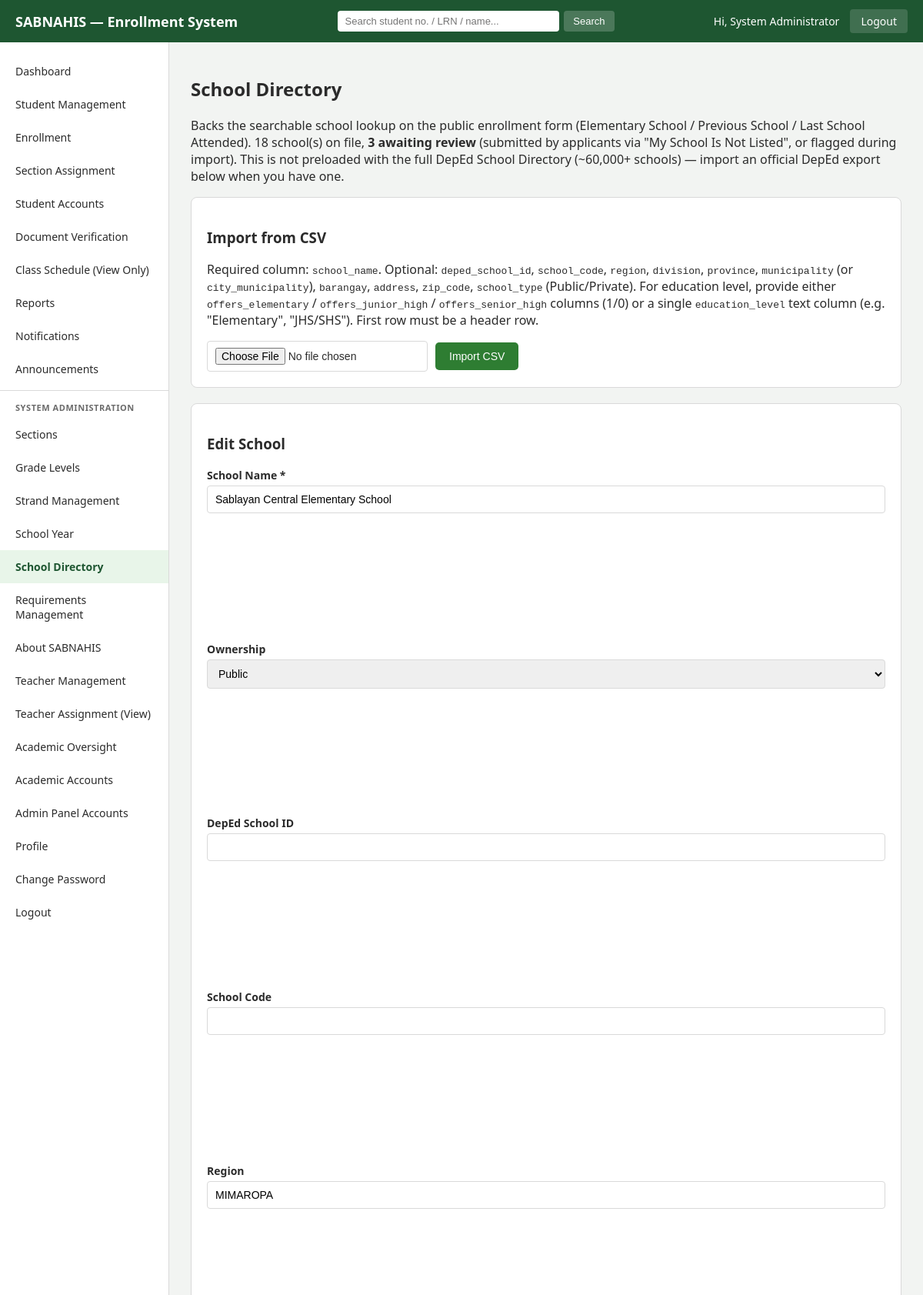
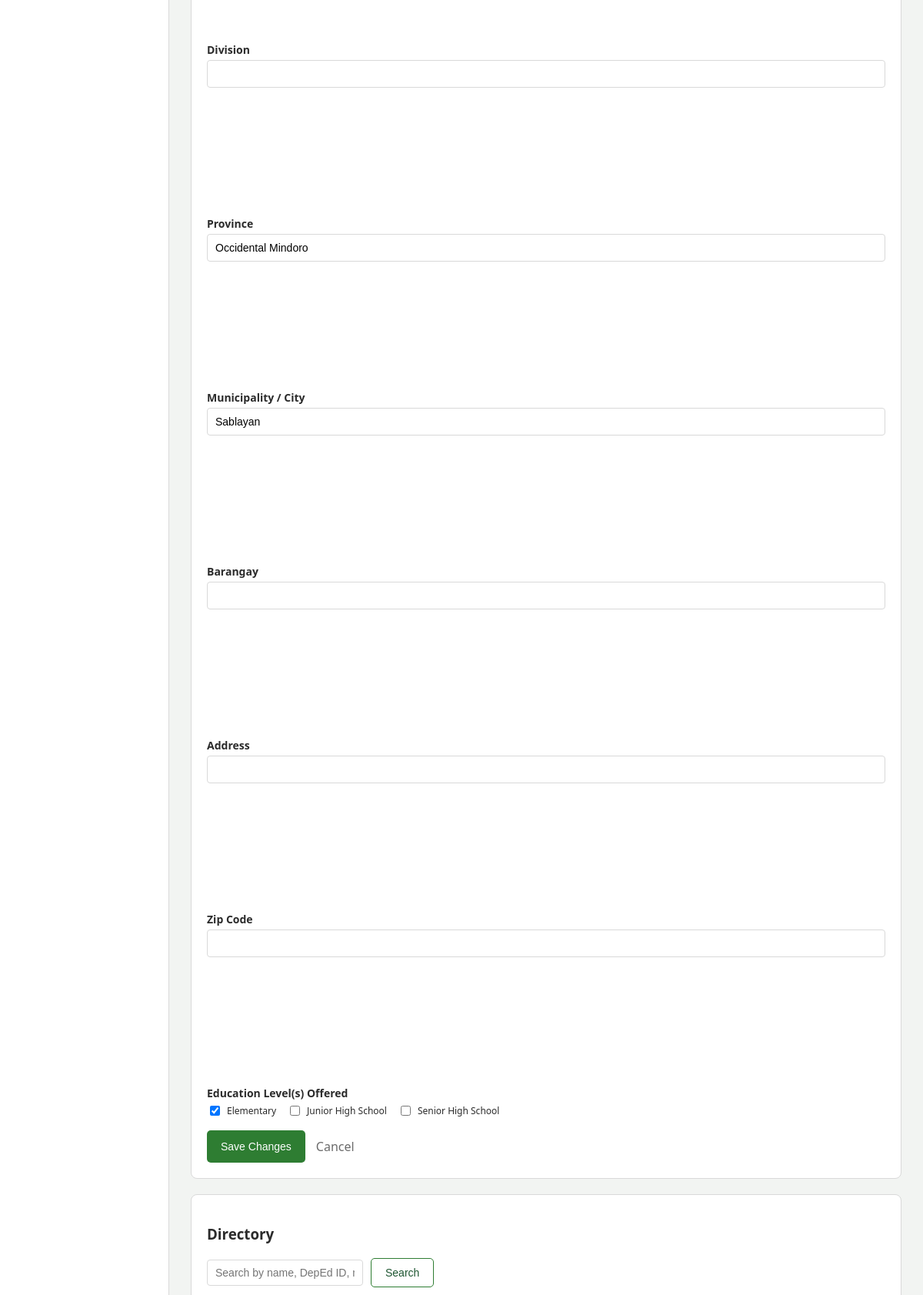
The app's page /admin/schools_import.php?edit=2 (signed in, upper part) with its own data (2 pictures, top to bottom).
### tables this page shows
CREATE TABLE schools (
    school_id           INT AUTO_INCREMENT PRIMARY KEY,
    deped_school_id     VARCHAR(20)  DEFAULT NULL,
    school_code         VARCHAR(20)  DEFAULT NULL,
    school_name         VARCHAR(200) NOT NULL,
    region              VARCHAR(100) DEFAULT NULL,
    division            VARCHAR(100) DEFAULT NULL,
    province             VARCHAR(100) DEFAULT NULL,
    municipality        VARCHAR(100) DEFAULT NULL,
    barangay            VARCHAR(100) DEFAULT NULL,
    address             VARCHAR(255) DEFAULT NULL,
    zip_code            VARCHAR(10)  DEFAULT NULL,
    school_type         ENUM('Public','Private') NOT NULL DEFAULT 'Public',
    offers_elementary   TINYINT(1) NOT NULL DEFAULT 0,
    offers_junior_high  TINYINT(1) NOT NULL DEFAULT 0,
    offers_senior_high  TINYINT(1) NOT NULL DEFAULT 0,
    is_verified         TINYINT(1) NOT NULL DEFAULT 1,
    is_active           TINYINT(1) NOT NULL DEFAULT 1,
    created_at          TIMESTAMP DEFAULT CURRENT_TIMESTAMP,
    updated_at          TIMESTAMP NULL DEFAULT NULL ON UPDATE CURRENT_TIMESTAMP,
    KEY idx_school_name (school_name),
    KEY idx_schools_deped_id (deped_school_id),
    KEY idx_schools_province (province),
    KEY idx_schools_municipality (municipality),
    KEY idx_schools_region (region),
    KEY idx_schools_offers_elementary (offers_elementary)
);

### includes/functions.php (called while the page is built, shortened)
<?php
function clean($str) {
    return htmlspecialchars(trim($str ?? ''), ENT_QUOTES, 'UTF-8');
}

### admin/schools_import.php (the view, shortened to what this page needs)
<?php
require_once __DIR__ . '/../config/db.php';
require_once __DIR__ . '/../includes/functions.php';
$editSchool = null;
if (isset($_GET['edit'])) {
    $stmt = $pdo->prepare('SELECT * FROM schools WHERE school_id = ?');
    $stmt->execute([(int) $_GET['edit']]);
    $editSchool = $stmt->fetch();
}
$search = trim($_GET['search'] ?? '');
if ($search !== '') {
    $stmt = $pdo->prepare('SELECT * FROM schools WHERE school_name LIKE ? OR municipality LIKE ? OR province LIKE ? OR deped_school_id LIKE ? ORDER BY is_verified ASC, school_name ASC LIMIT 200');
    $like = '%' . $search . '%';
    $stmt->execute([$like, $like, $like, $like]);
    $schools = $stmt->fetchAll();
} else {
    $schools = $pdo->query('SELECT * FROM schools ORDER BY is_verified ASC, school_name ASC LIMIT 200')->fetchAll();
}
$totalSchools = (int) $pdo->query('SELECT COUNT(*) FROM schools')->fetchColumn();
$unverifiedCount = (int) $pdo->query('SELECT COUNT(*) FROM schools WHERE is_verified = 0')->fetchColumn();
require_once __DIR__ . '/includes/header.php';
require_once __DIR__ . '/includes/sidebar.php';
?>
<main class="admin-main">
    <h2>School Directory</h2>
    <p class="muted">Backs the searchable school lookup on the public enrollment form (Elementary School / Previous
        School / Last School Attended). <?php echo $totalSchools; ?> school(s) on file<?php if ($unverifiedCount): ?>,
        <strong><?php echo $unverifiedCount; ?> awaiting review</strong> (submitted by applicants via "My School Is
        Not Listed", or flagged during import)<?php endif; ?>. This is not preloaded with the full DepEd School
        Directory (~60,000+ schools) &mdash; import an official DepEd export below when you have one.</p>
    <section class="panel">
        <h3>Import from CSV</h3>
        <p class="muted">Required column: <code>school_name</code>. Optional: <code>deped_school_id</code>,
            <code>school_code</code>, <code>region</code>, <code>division</code>, <code>province</code>,
            <code>municipality</code> (or <code>city_municipality</code>), <code>barangay</code>,
            <code>address</code>, <code>zip_code</code>, <code>school_type</code> (Public/Private). For education
            level, provide either <code>offers_elementary</code> / <code>offers_junior_high</code> /
            <code>offers_senior_high</code> columns (1/0) or a single <code>education_level</code> text column
            (e.g. "Elementary", "JHS/SHS"). First row must be a header row.</p>
        <form method="POST" enctype="multipart/form-data" class="form-inline">
            <input type="file" name="csv_file" accept=".csv" required>
            <button type="submit" class="btn-primary">Import CSV</button>
        </form>
    </section>
    <section class="panel">
        <h3><?php echo $editSchool ? 'Edit School' : 'Add a Single School'; ?></h3>
        <form method="POST" class="form-grid">
            <label>School Name *<input type="text" name="school_name" value="<?php echo clean($editSchool['school_name'] ?? ''); ?>" required></label>
            <label>Ownership
                <select name="school_type">
                    <option value="Public" <?php echo (($editSchool['school_type'] ?? 'Public') === 'Public') ? 'selected' : ''; ?>>Public</option>
                </select>
            </label>
            <label>DepEd School ID<input type="text" name="deped_school_id" value="<?php echo clean($editSchool['deped_school_id'] ?? ''); ?>"></label>
            <label>School Code<input type="text" name="school_code" value="<?php echo clean($editSchool['school_code'] ?? ''); ?>"></label>
            <label>Region<input type="text" name="region" value="<?php echo clean($editSchool['region'] ?? ''); ?>"></label>
            <label>Division<input type="text" name="division" value="<?php echo clean($editSchool['division'] ?? ''); ?>"></label>
            <label>Province<input type="text" name="province" value="<?php echo clean($editSchool['province'] ?? ''); ?>"></label>
            <label>Municipality / City<input type="text" name="municipality" value="<?php echo clean($editSchool['municipality'] ?? ''); ?>"></label>
            <label>Barangay<input type="text" name="barangay" value="<?php echo clean($editSchool['barangay'] ?? ''); ?>"></label>
            <label>Address<input type="text" name="address" value="<?php echo clean($editSchool['address'] ?? ''); ?>"></label>
            <label>Zip Code<input type="text" name="zip_code" value="<?php echo clean($editSchool['zip_code'] ?? ''); ?>"></label>
            <label class="full">Education Level(s) Offered
                <span class="form-checkbox-group">
                    <label class="checkbox-label"><input type="checkbox" name="offers_elementary" value="1" <?php echo !empty($editSchool['offers_elementary']) ? 'checked' : ''; ?>> Elementary</label>
                    <label class="checkbox-label"><input type="checkbox" name="offers_junior_high" value="1" <?php echo !empty($editSchool['offers_junior_high']) ? 'checked' : ''; ?>> Junior High School</label>
                    <label class="checkbox-label"><input type="checkbox" name="offers_senior_high" value="1" <?php echo !empty($editSchool['offers_senior_high']) ? 'checked' : ''; ?>> Senior High School</label>
                </span>
            </label>
            <div class="form-actions">
                <button type="submit" class="btn-primary"><?php echo $editSchool ? 'Save Changes' : 'Add School'; ?></button>
                <?php if ($editSchool): ?><a href="schools_import.php" class="btn-link">Cancel</a><?php endif; ?>
            </div>
        </form>
    </section>
    <section class="panel">
        <h3>Directory</h3>
        <form method="GET" class="form-inline" style="margin-bottom:12px;">
            <input type="text" name="search" placeholder="Search by name, DepEd ID, municipality, or province" value="<?php echo clean($search); ?>">
            <button type="submit" class="btn-secondary">Search</button>
        </form>
    </section>
</main>
<?php require_once __DIR__ . '/includes/footer.php'; ?>

### assets/css/admin.css (style rules this page uses)
:root { --green-dark: #1e5631; --green: #2e7d32; --green-light: #e8f5e9; --gold: #f5a623; --text: #2b2b2b; --muted: #6b6b6b; --border: #d9d9d9; --danger: #c62828; --blue: #1565c0; }
* { box-sizing: border-box; }
body { margin: 0; font-family: 'Segoe UI', Arial, sans-serif; color: var(--text); background: #f2f4f2; }
.admin-main { flex: 1; padding: 24px 28px; }
.panel { background: #fff; border: 1px solid var(--border); border-radius: 8px; padding: 20px; margin-bottom: 20px; }
.form-inline { display: flex; gap: 10px; flex-wrap: wrap; align-items: center; }
.form-inline input, .form-inline select { padding: 8px 10px; border: 1px solid var(--border); border-radius: 4px; font-size: 14px; }
.form-grid { display: flex; flex-direction: column; gap: 6px; }
.form-row label, .form-grid > label { flex: 1 1 220px; display: flex; flex-direction: column; font-size: 14px; font-weight: 600; gap: 4px; }
.form-row label.full, .form-grid > label.full { flex: 1 1 100%; }
.form-grid input, .form-grid select, .form-grid textarea { font-weight: normal; padding: 9px 10px; border: 1px solid var(--border); border-radius: 4px; font-size: 14px; }
.form-actions { margin-top: 10px; display: flex; gap: 10px; }
.btn-primary { background: var(--green); color: #fff; border: none; padding: 10px 18px; border-radius: 5px; cursor: pointer; text-decoration: none; display: inline-block; font-size: 14px; }
.btn-secondary { background: #fff; color: var(--green-dark); border: 1px solid var(--green); padding: 10px 18px; border-radius: 5px; cursor: pointer; text-decoration: none; display: inline-block; font-size: 14px; }
.btn-link { color: var(--muted); text-decoration: none; padding: 10px 4px; }
.form-checkbox-group { display: flex; flex-wrap: wrap; gap: 4px 14px; font-weight: normal !important; }
.form-checkbox-group .checkbox-label { margin-top: 0 !important; font-size: 12px; }
.checkbox-label { display: flex !important; flex-direction: row !important; align-items: center; gap: 6px; font-weight: normal !important; font-size: 13px; margin-top: 10px !important; }
.checkbox-label input { width: auto !important; }

### records on screen
schools: school_name "Sablayan Central Elementary School", school_type "Public", region "MIMAROPA", province "Occidental Mindoro", municipality "Sablayan", offers_elementary "☑"

### other values on screen
SITE_SHORT_NAME "SABNAHIS"
$_SESSION['admin_fullname'] "System Administrator"
$totalSchools "18"
$unverifiedCount "3"
